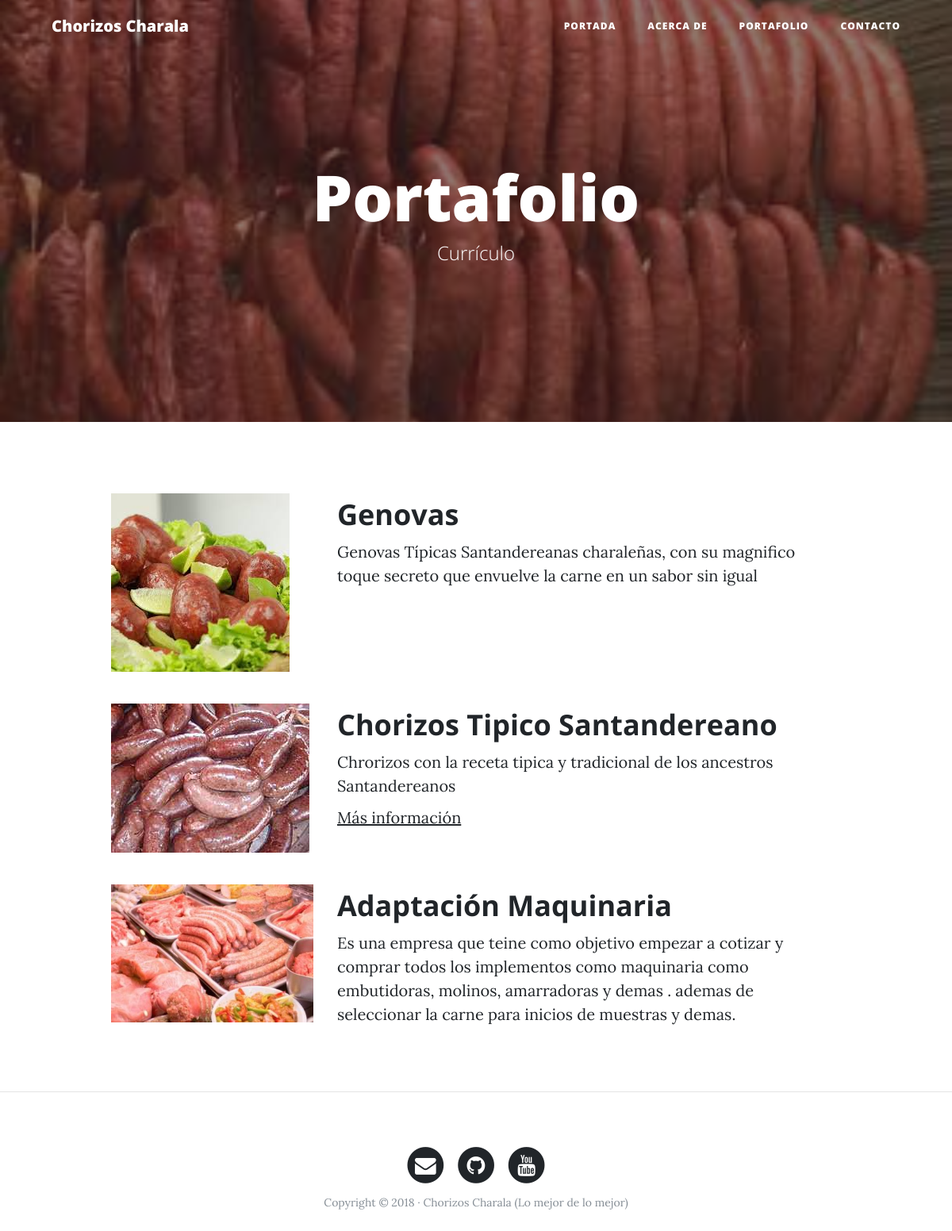
The page /portafolio/ on the database its author committed.
### portfolio/models.py (models this page shows, shortened)
class Project(models.Model):
    title = models.CharField(max_length=200, verbose_name="Titulo")
    description = models.TextField(verbose_name="Descripcion")
    image = models.ImageField(verbose_name="Imagen", upload_to="projects")
    link = models.URLField(verbose_name="Direccion Web", null=True, blank=True)
    created = models.DateTimeField(auto_now_add=True, verbose_name="Fecha de creacion")
    updated = models.DateTimeField(auto_now=True, verbose_name="Fecha de edicion")
    class Meta:
        verbose_name = "proyecto"
        verbose_name_plural = "proyectos"
        ordering = ["-created"]

### portfolio/views.py (the view)
# urls.py: path('portafolio/', portfolio_views.portafolio, name="portafolio"),
def portafolio(request):
    projects = Project.objects.all()
    return render(request, "portfolio/portafolio.html", {'projects':projects})

### portfolio/templates/portfolio/portafolio.html (shortened to what this page needs)
{% extends 'core/base.html' %}
{% block background%}{% load static %}{% static 'core/img/Chorizos3.jpg' %}{% endblock %}
{% block headers %}
<h1>Portafolio</h1>
<span class="subheading">Currículo</span>
{% endblock %}
{% block content %}
	{% for project in projects %}
	    <div class="row project">
	      	<div class="col-lg-3 col-md-4 offset-lg-1">
			    <img class="img-fluid" src="{{project.image.url}}" alt="">
	      	</div>
	        <div class="col-lg-7 col-md-8">
	      		<h2 class="section-heading title">{{project.title}}</h2>
	            <p>{{project.description}}</p>
				{% if project.link %}
	            	<p><a href="{{project.link}}">Más información</a></p>
				{% endif %}
	      	</div>
	    </div>
	{% endfor %}
{% endblock %}

### rows shown on the page
Project: image (picture), title "Genovas", description "Genovas Típicas Santandereanas charaleñas, con su magnifico toque secreto que envuelve la carne en un sabor sin igual"
Project: image (picture), title "Chorizos Tipico Santandereano", description "Chrorizos con la receta tipica y tradicional de los ancestros Santandereanos"
Project: image (picture), title "Adaptación Maquinaria", description "Es una empresa que teine como objetivo empezar a cotizar y comprar todos los implementos como maquinaria como embutidoras, molinos, amarradoras y demas . ademas de seleccionar la carne para inicios de muestras y demas."
